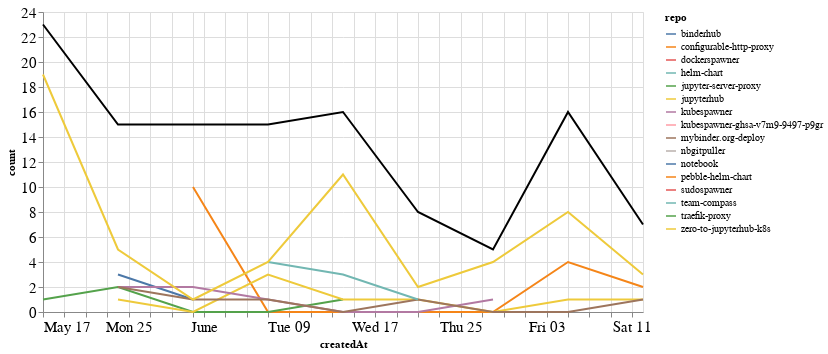

Source (notebook cell):
### Markdown cell above
## Comments

### Code cell
comments_time = comments.groupby('repo').resample('W', on='createdAt').count()['author'].reset_index()
comments_time = comments_time.rename(columns={'author': 'count'})
comments_time_total = comments_time.groupby('createdAt').agg({"count": "sum"}).reset_index()
ch1 = alt.Chart(comments_time, width=600).mark_line().encode(
    x='createdAt',
    y='count',
    color='repo',
    tooltip="repo"
)

ch2 = alt.Chart(comments_time_total, width=600).mark_line(color="black").encode(
    x='createdAt',
    y='count',
)

ch1 + ch2

### Figure 1 — Vega-Lite specification as saved in the notebook (floating-point values rounded to 4 significant figures)
{"config": {"axisLeft": {"labelFontSize": 15}, "axisBottom": {"labelFontSize": 15}}, "layer": [{"data": {"name": "data-39efbf3ed990fa5a604e9d6e2f110df9"}, "mark": "line", "encoding": {"color": {"type": "nominal", "field": "repo"}, "tooltip": {"type": "nominal", "field": "repo"}, "x": {"type": "temporal", "field": "createdAt"}, "y": {"type": "quantitative", "field": "count"}}, "width": 600}, {"data": {"name": "data-744aaa07b69fb16eb7b85ce9aa3d5ed2"}, "mark": {"type": "line", "color": "black"}, "encoding": {"x": {"type": "temporal", "field": "createdAt"}, "y": {"type": "quantitative", "field": "count"}}, "width": 600}], "$schema": "https://vega.github.io/schema/vega-lite/v4.8.1.json", "datasets": {"data-39efbf3ed990fa5a604e9d6e2f110df9": [{"repo": "binderhub", "createdAt": "2020-05-24T00:00:00", "count": 3}, {"repo": "binderhub", "createdAt": "2020-05-31T00:00:00", "count": 1}, {"repo": "configurable-http-proxy", "createdAt": "2020-05-31T00:00:00", "count": 10}, {"repo": "configurable-http-proxy", "createdAt": "2020-06-07T00:00:00", "count": 0}, {"repo": "configurable-http-proxy", "createdAt": "2020-06-14T00:00:00", "count": 0}, {"repo": "configurable-http-proxy", "createdAt": "2020-06-21T00:00:00", "count": 0}, {"repo": "configurable-http-proxy", "createdAt": "2020-06-28T00:00:00", "count": 0}, {"repo": "configurable-http-proxy", "createdAt": "2020-07-05T00:00:00", "count": 4}, {"repo": "configurable-http-proxy", "createdAt": "2020-07-12T00:00:00", "count": 2}, {"repo": "dockerspawner", "createdAt": "2020-07-05T00:00:00", "count": 1}, {"repo": "helm-chart", "createdAt": "2020-06-07T00:00:00", "count": 1}, {"repo": "jupyter-server-proxy", "createdAt": "2020-05-17T00:00:00", "count": 1}, {"repo": "jupyter-server-proxy", "createdAt": "2020-05-24T00:00:00", "count": 2}, {"repo": "jupyter-server-proxy", "createdAt": "2020-05-31T00:00:00", "count": 0}, {"repo": "jupyter-server-proxy", "createdAt": "2020-06-07T00:00:00", "count": 0}, {"repo": "jupyter-server-proxy", "createdAt": "2020-06-14T00:00:00", "count": 1}, {"repo": "jupyterhub", "createdAt": "2020-05-24T00:00:00", "count": 1}, {"repo": "jupyterhub", "createdAt": "2020-05-31T00:00:00", "count": 0}, {"repo": "jupyterhub", "createdAt": "2020-06-07T00:00:00", "count": 3}, {"repo": "jupyterhub", "createdAt": "2020-06-14T00:00:00", "count": 1}, {"repo": "jupyterhub", "createdAt": "2020-06-21T00:00:00", "count": 1}, {"repo": "jupyterhub", "createdAt": "2020-06-28T00:00:00", "count": 0}, {"repo": "jupyterhub", "createdAt": "2020-07-05T00:00:00", "count": 1}, {"repo": "jupyterhub", "createdAt": "2020-07-12T00:00:00", "count": 1}, {"repo": "kubespawner", "createdAt": "2020-05-24T00:00:00", "count": 2}, {"repo": "kubespawner", "createdAt": "2020-05-31T00:00:00", "count": 2}, {"repo": "kubespawner", "createdAt": "2020-06-07T00:00:00", "count": 1}, {"repo": "kubespawner", "createdAt": "2020-06-14T00:00:00", "count": 0}, {"repo": "kubespawner", "createdAt": "2020-06-21T00:00:00", "count": 0}, {"repo": "kubespawner", "createdAt": "2020-06-28T00:00:00", "count": 1}, {"repo": "kubespawner-ghsa-v7m9-9497-p9gr", "createdAt": "2020-07-05T00:00:00", "count": 1}, {"repo": "mybinder.org-deploy", "createdAt": "2020-05-24T00:00:00", "count": 2}, {"repo": "mybinder.org-deploy", "createdAt": "2020-05-31T00:00:00", "count": 1}, {"repo": "mybinder.org-deploy", "createdAt": "2020-06-07T00:00:00", "count": 1}, {"repo": "mybinder.org-deploy", "createdAt": "2020-06-14T00:00:00", "count": 0}, {"repo": "mybinder.org-deploy", "createdAt": "2020-06-21T00:00:00", "count": 1}, {"repo": "mybinder.org-deploy", "createdAt": "2020-06-28T00:00:00", "count": 0}, {"repo": "mybinder.org-deploy", "createdAt": "2020-07-05T00:00:00", "count": 0}, {"repo": "mybinder.org-deploy", "createdAt": "2020-07-12T00:00:00", "count": 1}, {"repo": "nbgitpuller", "createdAt": "2020-07-05T00:00:00", "count": 1}, {"repo": "notebook", "createdAt": "2020-05-17T00:00:00", "count": 1}, {"repo": "pebble-helm-chart", "createdAt": "2020-06-07T00:00:00", "count": 1}, {"repo": "sudospawner", "createdAt": "2020-06-21T00:00:00", "count": 3}, {"repo": "team-compass", "createdAt": "2020-06-07T00:00:00", "count": 4}, {"repo": "team-compass", "createdAt": "2020-06-14T00:00:00", "count": 3}, {"repo": "team-compass", "createdAt": "2020-06-21T00:00:00", "count": 1}, {"repo": "traefik-proxy", "createdAt": "2020-05-17T00:00:00", "count": 2}, {"repo": "zero-to-jupyterhub-k8s", "createdAt": "2020-05-17T00:00:00", "count": 19}, {"repo": "zero-to-jupyterhub-k8s", "createdAt": "2020-05-24T00:00:00", "count": 5}, {"repo": "zero-to-jupyterhub-k8s", "createdAt": "2020-05-31T00:00:00", "count": 1}, {"repo": "zero-to-jupyterhub-k8s", "createdAt": "2020-06-07T00:00:00", "count": 4}, {"repo": "zero-to-jupyterhub-k8s", "createdAt": "2020-06-14T00:00:00", "count": 11}, {"repo": "zero-to-jupyterhub-k8s", "createdAt": "2020-06-21T00:00:00", "count": 2}, {"repo": "zero-to-jupyterhub-k8s", "createdAt": "2020-06-28T00:00:00", "count": 4}, {"repo": "zero-to-jupyterhub-k8s", "createdAt": "2020-07-05T00:00:00", "count": 8}, {"repo": "zero-to-jupyterhub-k8s", "createdAt": "2020-07-12T00:00:00", "count": 3}], "data-744aaa07b69fb16eb7b85ce9aa3d5ed2": [{"createdAt": "2020-05-17T00:00:00", "count": 23}, {"createdAt": "2020-05-24T00:00:00", "count": 15}, {"createdAt": "2020-05-31T00:00:00", "count": 15}, {"createdAt": "2020-06-07T00:00:00", "count": 15}, {"createdAt": "2020-06-14T00:00:00", "count": 16}, {"createdAt": "2020-06-21T00:00:00", "count": 8}, {"createdAt": "2020-06-28T00:00:00", "count": 5}, {"createdAt": "2020-07-05T00:00:00", "count": 16}, {"createdAt": "2020-07-12T00:00:00", "count": 7}]}}
